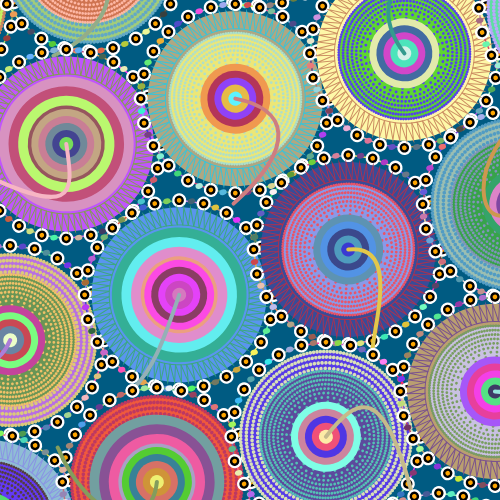
Frame 1 (no input)
Frame 60 (no input): identical to frame 1, image omitted
Frame 120 (the mouse pressed at the canvas centre since frame 60): identical to frame 1, image omitted

The p5.js sketch that drew this single still picture (run headless with seeded random() and noise() and a simulated clock; from frame 60 on, the mouse is pressed at the canvas centre):

// p5.js sketch
// ── sketch.js
let x;
let y;
let rad;
let firstframe = true;

function setup() {
  createCanvas(500, 500);
  background(0, 91, 130);

  rad = 70;
}

function draw() {
  if (firstframe){
    translate(width / 2, height / 2);
    rotate(-PI / 12);

    let spaceBetween = rad * 2.5;

    for (let j = -height; j < height; j += spaceBetween) {
      let offsetX = 0;
      
      // Check if the current row is even or odd
      if ((j + height) / spaceBetween % 2 == 1) {
        offsetX = rad; // If it's an odd row, shift right by one radius
      }

      for (let i = -width + offsetX; i < width; i += spaceBetween) {
        drawPattern(i, j, rad);
      }
    }
    firstframe = false;
  }
}

function drawPattern(centerX, centerY, rad) {
  drawOuterRing(centerX, centerY, rad * 1.35);

  let outerLayerChoice = random(1);
  if (outerLayerChoice < 0.5) {
    drawTriangleStripLayer(centerX, centerY, rad * 1.25, 80);
  } else {
    drawDottedLayer(centerX, centerY, rad * 0.65, 8, 20);
  }

  let middleLayerChoice = random(1);
  if (middleLayerChoice < 0.5) {
    drawDottedLayer(centerX, centerY, rad * 0.5, 8, 20);
  } else {
    drawRingLayer(centerX, centerY, rad * 0.55, 4, rad * 0.05);
  }

  drawCore(centerX, centerY, rad);
  drawRandomLine(centerX, centerY, rad * 1.5);
}

function getRandomPastelColor() {
  let r = random(50, 255);
  let g = random(50, 255);
  let b = random(50, 255);
  return color(r, g, b);
}

function drawCore(x, y, rad) {
  noStroke(); 
  for (let i = 0; i < 5; i++) {
    let col = getRandomPastelColor();  // Use random color
    fill(col);
    let currentRad = rad * (1 - i * 0.2);  // Gradually reduce radius to avoid overlapping
    ellipse(x, y, currentRad);
  }
}

function drawDottedLayer(x, y, rad, numLayers, dotsPerLayer) {
  let layerOffset = rad / numLayers;  // Distance between each layer
  let angleOffset;
  let dotColor = getRandomPastelColor();  // Get random color using the above function
  
  // Calculate the radius of the outermost layer
  let outerLayerRad = rad + (numLayers - 1) * layerOffset;

  // Draw a uniform circular background
  fill(getRandomPastelColor());
  ellipse(x, y, outerLayerRad * 2);
  noStroke();
  for (let i = 1; i <= numLayers; i++) {
    let currentRad = rad + (i - 1) * layerOffset;  // Radius of the current layer
    angleOffset = TWO_PI / (dotsPerLayer * i);  // Angle offset for each dot in the current layer
    let currentDotSize = rad * 0.08;  // Control the size of the dots
    for (let j = 0; j < TWO_PI; j += angleOffset) {
      let dotX = x + currentRad * cos(j);
      let dotY = y + currentRad * sin(j);
      fill(dotColor);
      ellipse(dotX, dotY, currentDotSize);  
    }
  }
}

function drawRingLayer(x, y, rad, numLayers, ringWidth) {
  let layerOffset = rad / numLayers;  // Distance between each layer
  
  noStroke();

  for (let i = numLayers; i >= 1; i--) {  // Note the change in loop order here
    let currentRad = rad + (i - 1) * layerOffset;  // Radius of the current layer
    
    fill(getRandomPastelColor()); 
    ellipse(x, y, currentRad * 2, currentRad * 2);  // Only draw one circle here
  }
}

function drawTriangleStripLayer(x, y, rad, numTriangles) {
  let angleOffset = TWO_PI / numTriangles;  // Angle offset for each triangle
  
  // Draw a filled background circle without borders
  fill(getRandomPastelColor());
  noStroke();
  ellipse(x, y, rad * 2);
  
  let innerRad = rad * 0.8;  // Set the radius of the smaller circle
  strokeWeight(1);
  stroke(getRandomPastelColor());

  for (let i = 0; i < TWO_PI; i += angleOffset) {
    noFill();
    
    // Center of the circle
    let centerX = x;
    let centerY = y;
    
    // First vertex of the triangle, starting from the edge of the smaller circle
    let firstX = centerX + innerRad * cos(i);
    let firstY = centerY + innerRad * sin(i);
    
    // Second vertex of the triangle, extending to the edge of the larger circle
    let secondX = centerX + rad * cos(i);
    let secondY = centerY + rad * sin(i);
    
    // Third vertex of the triangle, also starting from the edge of the smaller circle
    let thirdX = centerX + innerRad * cos(i + angleOffset);
    let thirdY = centerY + innerRad * sin(i + angleOffset);
    
    beginShape();
    vertex(firstX, firstY);      // Edge point of the smaller circle
    vertex(secondX, secondY);    // Edge point of the larger circle
    vertex(thirdX, thirdY);      // Next edge point of the smaller circle
    endShape(CLOSE);
  }
}

function drawOuterRing(centerX, centerY, maxRadius) {
  let angleOffset = radians(15); // Set the angle interval between each element

  for (let angle = 0; angle < TWO_PI; angle += angleOffset) {
    // Draw connecting lines
    let nextAngle = angle + angleOffset;
    let startX = centerX + maxRadius * cos(angle);
    let startY = centerY + maxRadius * sin(angle);
    let endX = centerX + maxRadius * cos(nextAngle);
    let endY = centerY + maxRadius * sin(nextAngle);
    stroke(getRandomPastelColor());
    strokeWeight(1.5);
    line(startX, startY, endX, endY);
    // Draw black-white-orange ring
    drawColoredRing(centerX + maxRadius * cos(angle), centerY + maxRadius * sin(angle), maxRadius * 0.05);

    // Calculate the position of the randomly colored ellipse
    let ellipseX = centerX + maxRadius * cos(angle + angleOffset / 2);
    let ellipseY = centerY + maxRadius * sin(angle + angleOffset / 2);
    
    fill(getRandomPastelColor()); // Fill the ellipse with a random color
    noStroke();
    ellipse(ellipseX, ellipseY, maxRadius * 0.08, maxRadius * 0.06); // Draw the ellipse
  }
}

function drawColoredRing(x, y, rad) {
  const colors = ['white', 'black', 'orange'];
  for (let i = 0; i < colors.length; i++) {
    fill(colors[i]);
    noStroke();
    ellipse(x, y, rad * (3 - i), rad * (3 - i));
  }
}

function drawRandomLine(x, y, rad) {
  noFill();
  stroke(getRandomPastelColor());
  strokeWeight(4);

  let angle1 = random(TWO_PI);
  let controlX1 = x + rad * 0.5 * cos(angle1);
  let controlY1 = y + rad * 0.5 * sin(angle1);
  let angle2 = angle1 + random(HALF_PI);
  let controlX2 = x + rad * 0.75 * cos(angle2);
  let controlY2 = y + rad * 0.75 * sin(angle2);
  let angle3 =angle2 + random(HALF_PI);
  let endX = x + rad * cos(angle3);
  let endY = y + rad * sin(angle3);

  bezier(x, y, controlX1, controlY1, controlX2, controlY2, endX, endY);
}
